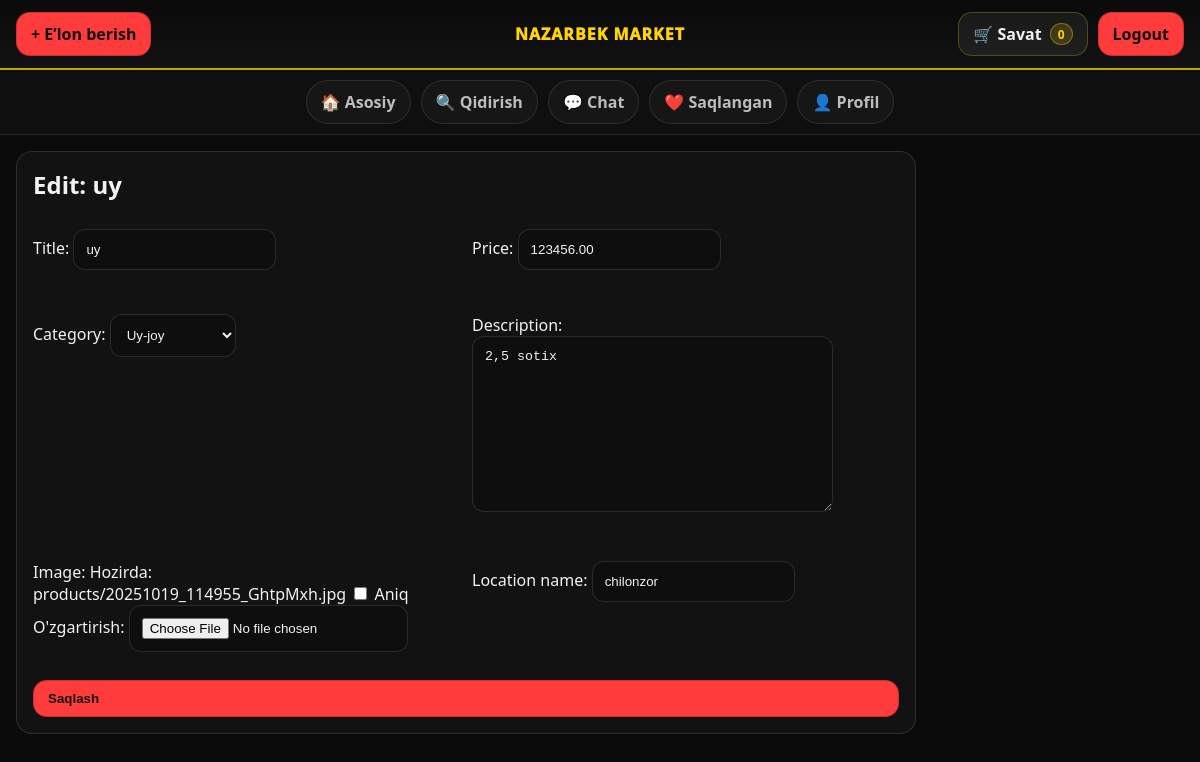
/products/products/1/edit/ (signed in), run on the app's committed database.
### Product/models.py (models this page shows, shortened)
class Product(models.Model):
    CATEGORY_CHOICES = [
        ("elektronika", "Elektronika"),
        ("kiyim", "Kiyim-kechak"),
        ("avto", "Avtomobil"),
        ("uy", "Uy-joy"),
        ("texnika", "Texnika"),
        ("xizmat", "Xizmatlar"),
        ("boshqa", "Boshqalar"),
    ]
    owner = models.ForeignKey(
        settings.AUTH_USER_MODEL,
        on_delete=models.CASCADE,
        related_name="products"
    )
    title = models.CharField(max_length=120)
    description = models.TextField(blank=True)
    price = models.DecimalField(max_digits=12, decimal_places=2)
    category = models.CharField(max_length=30, choices=CATEGORY_CHOICES, default="boshqa")
    image = models.ImageField(upload_to="products/", blank=True, null=True)
    location_name = models.CharField(max_length=150, blank=True)
    created_at = models.DateTimeField(auto_now_add=True)
    is_active = models.BooleanField(default=True)
    phone_number=models.CharField(max_length=20)
    class Meta:
        ordering = ["-created_at"]

### Product/views.py (the view)
# urls.py: path("products/<int:pk>/edit/", views.product_edit, name="product_edit"),
@login_required
def product_edit(request, pk):
    product = get_object_or_404(Product, pk=pk, owner=request.user)
    if request.method == "POST":
        form = ProductForm(request.POST, request.FILES, instance=product)
        if form.is_valid():
            form.save()
            return redirect("product_detail", pk=product.id)
    else:
        form = ProductForm(instance=product)
    return render(request, "product_edit.html", {
        "form": form,
        "product": product,
        "cart_count": 0,
    })

### Product/forms.py
class ProductForm(forms.ModelForm):
    class Meta:
        model = Product
        fields = ["title", "price", "category", "description", "image", "location_name"]
        widgets = {
            "title": forms.TextInput(attrs={"placeholder": "Masalan: iPhone 13"}),
            "price": forms.NumberInput(attrs={"placeholder": "Narx"}),
            "description": forms.Textarea(attrs={"placeholder": "Tavsif..."}),
            "location_name": forms.TextInput(attrs={"placeholder": "Masalan: Toshkent, Chilonzor"}),
        }

### configapp/context_processors.py (called while the page is built)
def cart_count(request):
    if request.user.is_authenticated:
        total = CartItem.objects.filter(user=request.user).aggregate(s=Sum("quantity"))["s"] or 0
        return {"cart_count": total}
    return {"cart_count": 0}

### templates/product_edit.html (shortened to what this page needs)
{% extends "dashboard.html" %}
{% block content %}
<div class="form-card">
  <h2 style="margin:0 0 12px;">Edit: {{ product.title }}</h2>
  <form method="post" enctype="multipart/form-data" class="form-grid">
    {{ form.as_p }}
    <div class="field field--full">
      <button class="btn btn--red" style="width:100%;">Saqlash</button>
    </div>
  </form>
</div>
{% endblock %}

### static/dashboard.css (style rules this page uses)
:root { --bg:#0b0b0b; --panel:#121212; --panel2:#0f0f0f; --text:#f2f2f2; --muted:#bdbdbd; --yellow:#ffd400; --red:#ff3b3b; --stroke:rgba(255,255,255,.12); --sidebar-w:320px; --gap:18px; }
* { box-sizing:border-box; }
html,body { height:100%; }
body { margin:0; font-family:system-ui,-apple-system,Segoe UI,Roboto,Arial,sans-serif; background:var(--bg); color:var(--text); }
a { color:inherit; text-decoration:none; }
.btn { display:inline-flex; align-items:center; gap:8px; padding:10px 14px; border-radius:14px; font-weight:900; border:1px solid rgba(255,255,255,.14); background:rgba(255,255,255,.04); color:var(--text); }
.btn--red { background:var(--red); color:#111; border-color:rgba(0,0,0,.18); }
.form-card { background:rgba(255,255,255,.03); border:1px solid rgba(255,255,255,.12); border-radius:16px; padding:16px; max-width:900px; }
.form-grid { display:grid; grid-template-columns:1fr 1fr; gap:12px; }
.field { display:flex; flex-direction:column; gap:8px; }
.field--full { grid-column:1/-1; }
input,select,textarea { padding:12px; border-radius:12px; background:#0e0e0e; border:1px solid rgba(255,255,255,.12); color:var(--text); }
textarea { min-height:120px; }

### data on the page
Product: title "uy", price "123456.00", category "Uy-joy", description "2,5 sotix", location_name "chilonzor"

### other printed values
{{ cart_count|default:0 }} "0"
